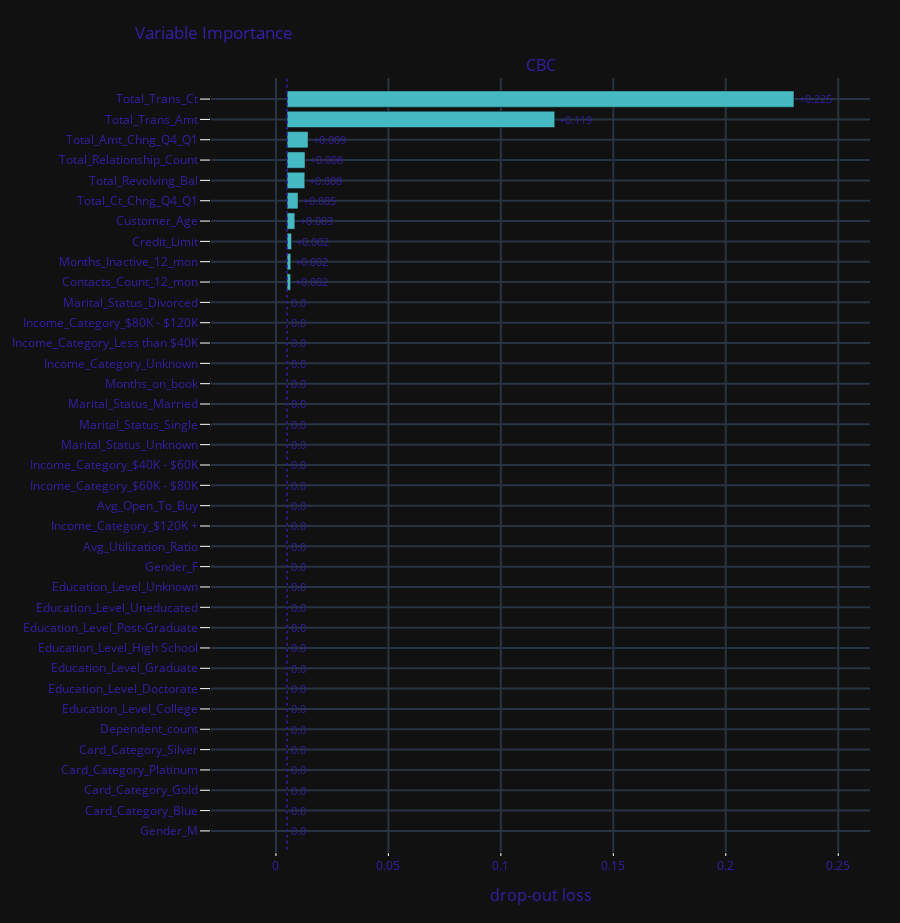

Notebook code for this chart:
### Code cell
#permutation-based importances
model_exp_importances = model_exp.model_parts()
model_exp_importances.plot(max_vars=None, show=False).update_layout(template='plotly_dark')

### Figure 1 — Plotly figure (JSON) as saved in the notebook; plotly's stock layout.template omitted (floating-point values rounded to 4 significant figures)
{"data": [{"base": 0.004936, "hoverinfo": "text", "hoverlabel": {"bgcolor": "rgba(0,0,0,0.8)"}, "hovertext": ["Model: CBC loss after<br>variable: Total_Trans_Ct is permuted: 0.23<br>Drop-out loss change: +0.225", "Model: CBC loss after<br>variable: Total_Trans_Amt is permuted: 0.124<br>Drop-out loss change: +0.119", "Model: CBC loss after<br>variable: Total_Amt_Chng_Q4_Q1 is permuted: 0.014<br>Drop-out loss change: +0.009", "Model: CBC loss after<br>variable: Total_Relationship_Count is permuted: 0.013<br>Drop-out loss change: +0.008", "Model: CBC loss after<br>variable: Total_Revolving_Bal is permuted: 0.013<br>Drop-out loss change: +0.008", "Model: CBC loss after<br>variable: Total_Ct_Chng_Q4_Q1 is permuted: 0.01<br>Drop-out loss change: +0.005", "Model: CBC loss after<br>variable: Customer_Age is permuted: 0.008<br>Drop-out loss change: +0.003", "Model: CBC loss after<br>variable: Credit_Limit is permuted: 0.007<br>Drop-out loss change: +0.002", "Model: CBC loss after<br>variable: Months_Inactive_12_mon is permuted: 0.007<br>Drop-out loss change: +0.002", "Model: CBC loss after<br>variable: Contacts_Count_12_mon is permuted: 0.007<br>Drop-out loss change: +0.002", "Model: CBC loss after<br>variable: Marital_Status_Divorced is permuted: 0.005<br>Drop-out loss change: -0.0", "Model: CBC loss after<br>variable: Income_Category_$80K - $120K is permuted: 0.005<br>Drop-out loss change: -0.0", "Model: CBC loss after<br>variable: Income_Category_Less than $40K is permuted: 0.005<br>Drop-out loss change: -0.0", "Model: CBC loss after<br>variable: Income_Category_Unknown is permuted: 0.005<br>Drop-out loss change: -0.0", "Model: CBC loss after<br>variable: Months_on_book is permuted: 0.005<br>Drop-out loss change: -0.0", "Model: CBC loss after<br>variable: Marital_Status_Married is permuted: 0.005<br>Drop-out loss change: -0.0", "Model: CBC loss after<br>variable: Marital_Status_Single is permuted: 0.005<br>Drop-out loss change: -0.0", "Model: CBC loss after<br>variable: Marital_Status_Unknown is permuted: 0.005<br>Drop-out loss change: -0.0", "Model: CBC loss after<br>variable: Income_Category_$40K - $60K is permuted: 0.005<br>Drop-out loss change: -0.0", "Model: CBC loss after<br>variable: Income_Category_$60K - $80K is permuted: 0.005<br>Drop-out loss change: -0.0", "Model: CBC loss after<br>variable: Avg_Open_To_Buy is permuted: 0.005<br>Drop-out loss change: -0.0", "Model: CBC loss after<br>variable: Income_Category_$120K + is permuted: 0.005<br>Drop-out loss change: -0.0", "Model: CBC loss after<br>variable: Avg_Utilization_Ratio is permuted: 0.005<br>Drop-out loss change: -0.0", "Model: CBC loss after<br>variable: Gender_F is permuted: 0.005<br>Drop-out loss change: -0.0", "Model: CBC loss after<br>variable: Education_Level_Unknown is permuted: 0.005<br>Drop-out loss change: -0.0", "Model: CBC loss after<br>variable: Education_Level_Uneducated is permuted: 0.005<br>Drop-out loss change: -0.0", "Model: CBC loss after<br>variable: Education_Level_Post-Graduate is permuted: 0.005<br>Drop-out loss change: -0.0", "Model: CBC loss after<br>variable: Education_Level_High School is permuted: 0.005<br>Drop-out loss change: -0.0", "Model: CBC loss after<br>variable: Education_Level_Graduate is permuted: 0.005<br>Drop-out loss change: -0.0", "Model: CBC loss after<br>variable: Education_Level_Doctorate is permuted: 0.005<br>Drop-out loss change: -0.0", "Model: CBC loss after<br>variable: Education_Level_College is permuted: 0.005<br>Drop-out loss change: -0.0", "Model: CBC loss after<br>variable: Dependent_count is permuted: 0.005<br>Drop-out loss change: -0.0", "Model: CBC loss after<br>variable: Card_Category_Silver is permuted: 0.005<br>Drop-out loss change: -0.0", "Model: CBC loss after<br>variable: Card_Category_Platinum is permuted: 0.005<br>Drop-out loss change: -0.0", "Model: CBC loss after<br>variable: Card_Category_Gold is permuted: 0.005<br>Drop-out loss change: -0.0", "Model: CBC loss after<br>variable: Card_Category_Blue is permuted: 0.005<br>Drop-out loss change: -0.0", "Model: CBC loss after<br>variable: Gender_M is permuted: 0.005<br>Drop-out loss change: -0.0"], "marker": {"color": "#46bac2"}, "orientation": "h", "showlegend": false, "text": ["+0.225", "+0.119", "+0.009", "+0.008", "+0.008", "+0.005", "+0.003", "+0.002", "+0.002", "+0.002", "0.0", "0.0", "0.0", "0.0", "0.0", "0.0", "0.0", "0.0", "0.0", "0.0", "0.0", "0.0", "0.0", "0.0", "0.0", "0.0", "0.0", "0.0", "0.0", "0.0", "0.0", "0.0", "0.0", "0.0", "0.0", "0.0", "0.0"], "textposition": "outside", "type": "bar", "x": [0.2254, 0.119, 0.009353, 0.007999, 0.007897, 0.004875, 0.003469, 0.002016, 0.001679, 0.001611, 0, 0, 0, 0, 0, 0, 0, 0, 0, 0, 0, 0, 0, 0, 0, 0, 0, 0, 0, 0, 0, 0, 0, 0, 0, 0, 0], "xaxis": "x", "y": ["Total_Trans_Ct", "Total_Trans_Amt", "Total_Amt_Chng_Q4_Q1", "Total_Relationship_Count", "Total_Revolving_Bal", "Total_Ct_Chng_Q4_Q1", "Customer_Age", "Credit_Limit", "Months_Inactive_12_mon", "Contacts_Count_12_mon", "Marital_Status_Divorced", "Income_Category_$80K - $120K", "Income_Category_Less than $40K", "Income_Category_Unknown", "Months_on_book", "Marital_Status_Married", "Marital_Status_Single", "Marital_Status_Unknown", "Income_Category_$40K - $60K", "Income_Category_$60K - $80K", "Avg_Open_To_Buy", "Income_Category_$120K +", "Avg_Utilization_Ratio", "Gender_F", "Education_Level_Unknown", "Education_Level_Uneducated", "Education_Level_Post-Graduate", "Education_Level_High School", "Education_Level_Graduate", "Education_Level_Doctorate", "Education_Level_College", "Dependent_count", "Card_Category_Silver", "Card_Category_Platinum", "Card_Category_Gold", "Card_Category_Blue", "Gender_M"], "yaxis": "y"}], "layout": {"annotations": [{"font": {"size": 16}, "showarrow": false, "text": "CBC", "x": 0.5, "xanchor": "center", "xref": "paper", "y": 1, "yanchor": "bottom", "yref": "paper"}, {"font": {"size": 16}, "showarrow": false, "text": "drop-out loss", "x": 0.5, "xanchor": "center", "xref": "paper", "y": 0, "yanchor": "top", "yref": "paper", "yshift": -30}], "font": {"color": "#371ea3"}, "height": 923, "margin": {"b": 71, "r": 30, "t": 78}, "shapes": [{"line": {"color": "#371ea3", "dash": "dot", "width": 1.5}, "type": "line", "x0": 0.004936, "x1": 0.004936, "xref": "x", "y0": -1, "y1": 37, "yref": "y"}], "title": {"text": "Variable Importance", "x": 0.15}, "xaxis": {"anchor": "y", "automargin": true, "domain": [0, 1], "fixedrange": true, "gridwidth": 2, "range": [-0.02887, 0.2641], "tickcolor": "white", "ticklen": 3, "ticks": "outside", "type": "linear", "zeroline": false}, "yaxis": {"anchor": "x", "automargin": true, "autorange": "reversed", "domain": [0, 1], "fixedrange": true, "gridwidth": 2, "tickcolor": "white", "ticklen": 10, "ticks": "outside", "type": "category"}}}
